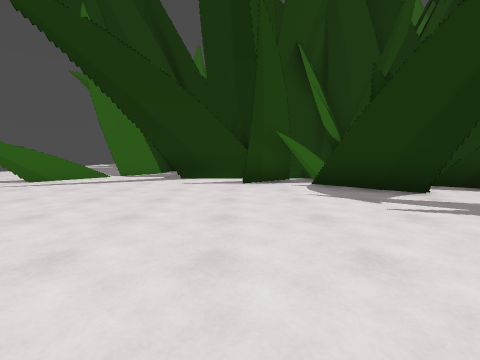
View 1 (above)

16 first-person views from a walk through a Godot game level. The camera is 1.3 m above the floor, tilts 6° down and sees 90° across. The floor is counted in squares, 1.76 m on a side. Each view is taken from the middle of a square. On the plan, view 1 faces up. The plan holds only what a view shows up to about 9 squares ahead; the rest is blank. The place goes on beyond the plan.

View 2
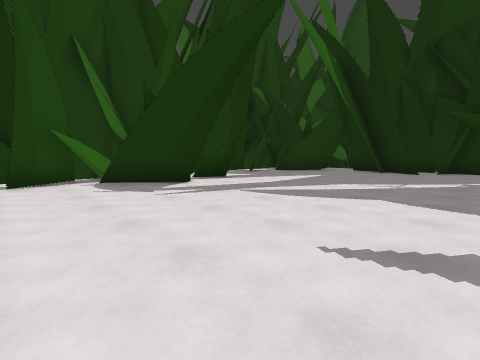

View 3
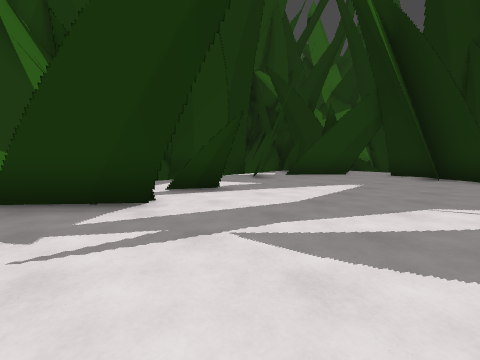

View 4
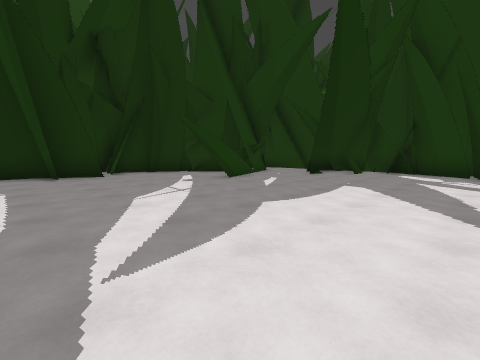

View 5
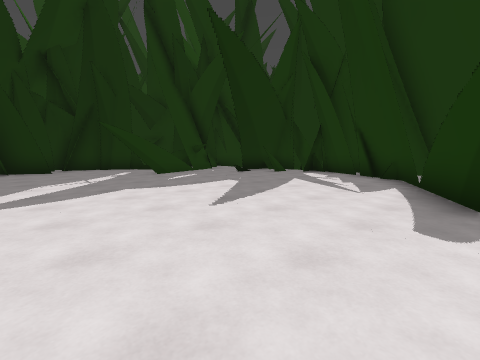

View 6
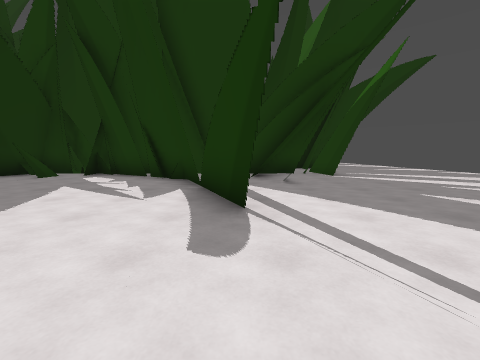

View 7
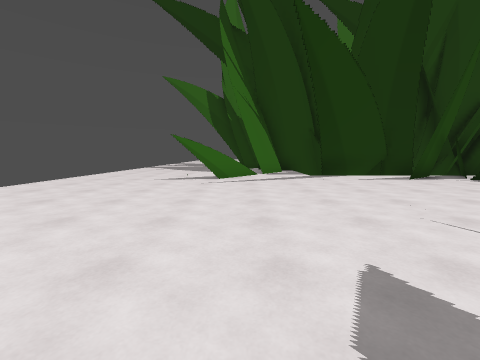

View 8
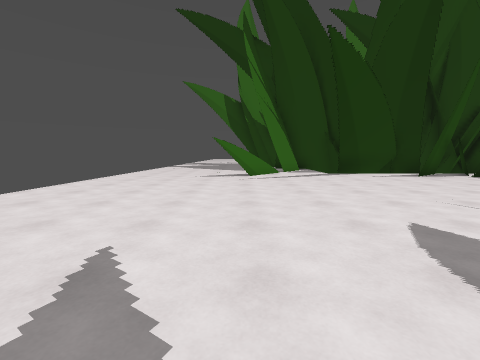

View 9
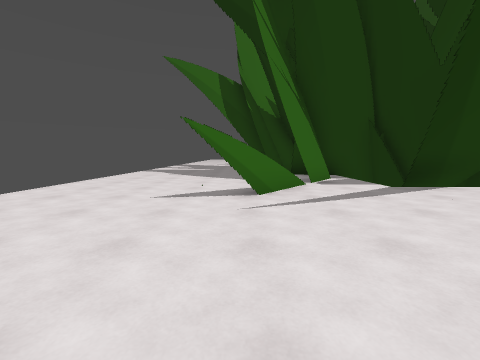

View 10
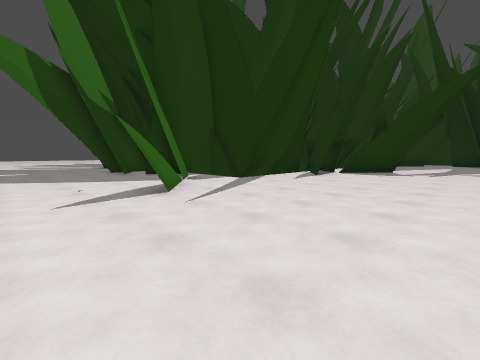

View 11
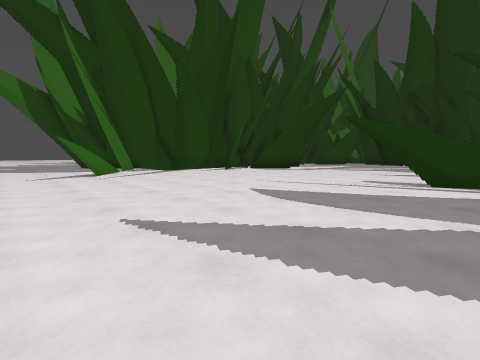

View 12
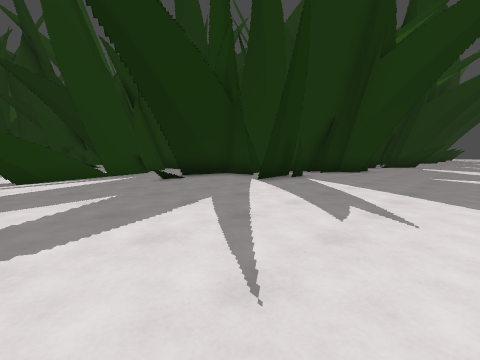

View 13
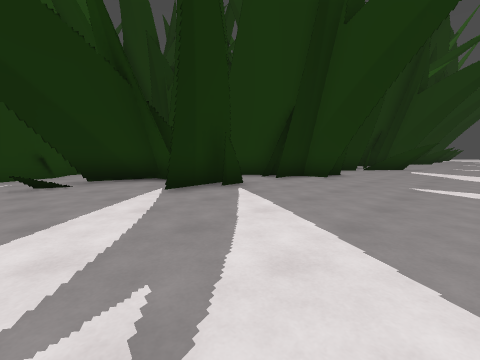

View 14
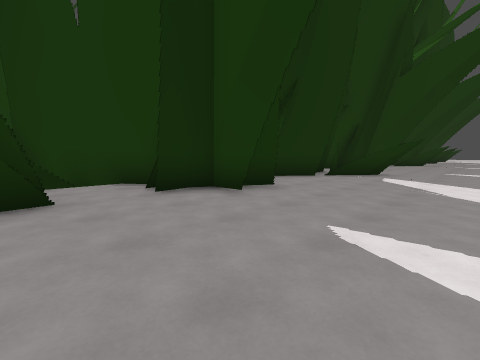

View 15
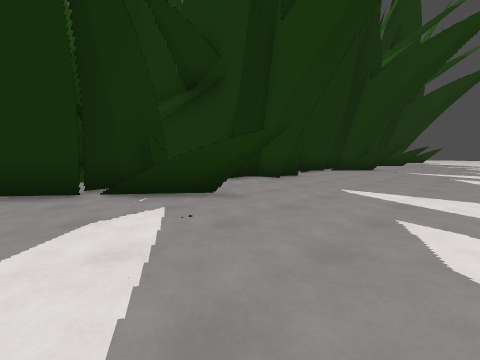

View 16
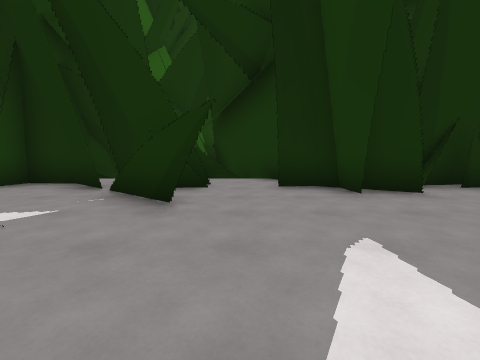

### Floor plan
Points are (right, up) in squares from view 1. A wall is a line through its corners. A room is listed if a view was taken in it or the views show most of it. See-through windows are left out.
Room 1 (views 1, 2, 3, 4, 5, 6, 7, 8, 9, 10, 11, 12, 13, 14)
walls: (-1.2, -1.1) (0.8, -6.1) (2.2, -6.9); (-0.7, -2.4) (-1, -1.6); (0.6, -6) (-1.3, -1.3); (2.3, -7) (3.8, -7.9); (3.8, 4) (1.8, 5.7); (-4.3, -9.5) (-4.6, -7.4); (-4.7, -9.6) (-4.9, -7.4); (1.6, 6.9) (0.1, 5.8); (0.5, 7.6) (-2.5, 6.8); (0.4, 7.9) (-2.4, 7.1); (2.2, 7) (1.2, 5.7); (-3.8, 8.9) (-6.4, 5.6); (5.5, 4.8) (4.7, 5.2); (5.6, 4.9) (4.6, 5.5); (-4.5, -12) (-4.6, -11.1); (8.4, -3.3) (7.6, -1.3); (-5.1, -12.5) (-4.6, -11.8); (-6.2, -12.4) (-5, -12.3); (-5.7, -13.6) (-5.3, -13); (10.2, 1.9) (11.6, 2); (10.5, 0.8) (11.6, 2.5) (11.5, 3.3); (8.6, 6.5) (7.8, 5.9); (11.3, 2.1) (10.2, 2); (11.7, 2.5) (11.7, 3.3); (11.4, 4) (9.4, 5.8)
low walls: (-1.1, -2) (0.3, -5.4); (0.3, -5.5) (0.6, -6.1); (1.1, -6.5) (2.1, -7.1); (2.2, -7.2) (2.7, -7.5); (3.6, 4.4) (1.8, 6); (-1.5, 7.9) (-2.1, 7.7); (1.5, 7.1) (0.1, 6.1); (-0.4, 7.9) (-2.1, 7.5); (0, 7.9) (-2.2, 7.3); (-4.7, -12.4) (-4.5, -12); (-5.5, -13.7) (-5.1, -13); (10.7, 0.7) (11.7, 2.5); (10.4, 5.2) (9.5, 6); (11.2, 4.5) (10.5, 5.1)
ways out: opening at (-9.5, -14) to room 2
Room 2 (views 15, 16)
walls: (-6.2, -22.1) (-4.8, -22) (-4.6, -21.7) (-4.7, -20.7); (-5.6, -23.4) (-5.1, -22.5)
low walls: (-5.6, -22.3) (-4.7, -22.2) (-4.5, -21.9); (-5.4, -23.5) (-4.9, -22.5)
ways out: opening at (-9.5, -14) to room 1; opening at (-7, -18); gap at (-6, -19)

Where each view was taken, in squares from view 1:
view 1: 0 up, 0 right, facing up
view 2: 1 down, 0 right, facing up-right
view 3: 1 up, 2 right, facing up-right
view 4: 3 up, 2 right, facing down-right
view 5: 2 up, 1 left, facing down-right
view 6: 1 up, 1 left, facing down
view 7: 1 down, 5 left, facing up
view 8: 2 down, 6 left, facing up
view 9: 2 up, 6 left, facing up
view 10: 2 up, 8 left, facing up-right
view 11: 3 down, 8 left, facing up-right
view 12: 2 down, 9 left, facing down-right
view 13: 5 down, 9 left, facing down-right
view 14: 9 down, 9 left, facing down-right
view 15: 16 down, 10 left, facing down-right
view 16: 20 down, 10 left, facing right
